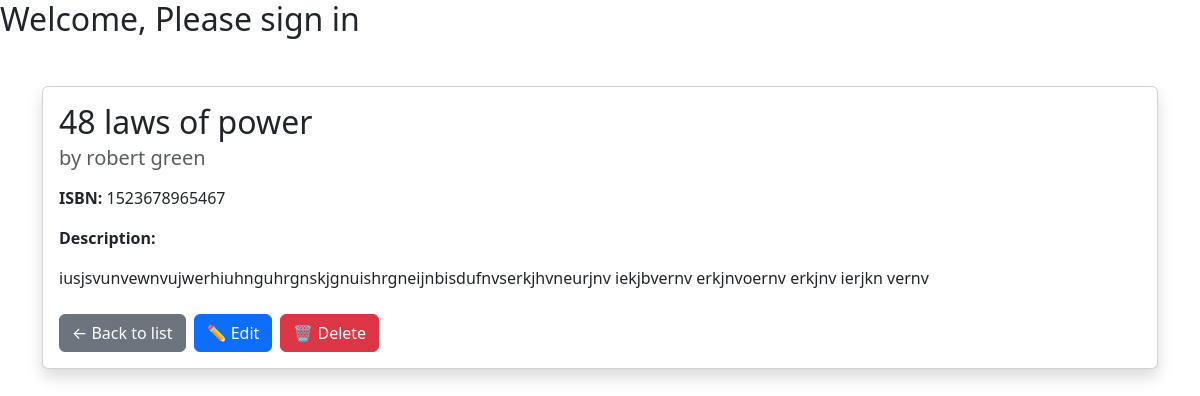
Screenshot of /library/book_detail/4/ (signed in) with the database file from the repository.
### library_app/models.py (models this page shows, shortened)
class Book(models.Model):
    title = models.CharField(max_length=255)
    author = models.CharField(max_length=255)
    isbn = models.CharField(max_length=13, unique=True)
    category = models.CharField(max_length=100)
    description = models.TextField(blank=True)  # NEW field
    total_copies = models.PositiveIntegerField()
    available_copies = models.PositiveIntegerField()
    added_by = models.ForeignKey(User, on_delete=models.SET_NULL, null=True, blank=True)  # NEW field
    publisher = models.ForeignKey('Publisher', on_delete=models.SET_NULL, null=True, blank=True)  # NEW field
    created_at = models.DateTimeField(auto_now_add=True)
    updated_at = models.DateTimeField(auto_now=True)

### library_app/views.py (the view)
# urls.py: path('book_detail/<int:id>/', book_detail, name='book_detail'),
@login_required
def book_detail(request, id):
    book = get_object_or_404(Book, id=id)
    title = "Book Detail"
    return render(request, 'library_app/book_detail.html', {'book': book, 'title': title})

### library_app/templates/library_app/book_detail.html
{% extends 'base.html' %} {% block content %}
<div class="container mt-5">
  <div class="card shadow">
    <div class="card-body">
      <h2 class="card-title">{{ book.title }}</h2>
      <h5 class="card-subtitle mb-3 text-muted">by {{ book.author }}</h5>
      <p><strong>ISBN:</strong> {{ book.isbn }}</p>
      {% if book.description %}
      <p><strong>Description:</strong></p>
      <p>{{ book.description }}</p>
      {% else %}
      <p><em>No description provided.</em></p>
      {% endif %}
      <div class="mt-4 d-flex gap-2">
        <a href="{% url 'book_list' %}" class="btn btn-secondary"
          >← Back to list</a
        >
        <a href="{% url 'book_update' book.id %}" class="btn btn-primary"
          >✏️ Edit</a
        >
        <a href="{% url 'book_delete' book.id %}" class="btn btn-danger"
          >🗑️ Delete</a
        >
      </div>
    </div>
  </div>
</div>
{% endblock content %}

### rows the page displays
Book: title "48 laws of power", author "robert green", isbn "1523678965467", description "iusjsvunvewnvujwerhiuhnguhrgnskjgnuishrgneijnbisdufnvserkjhvneurjnv iekjbvernv erkjnvoernv erkjnv ierjkn vernv"
